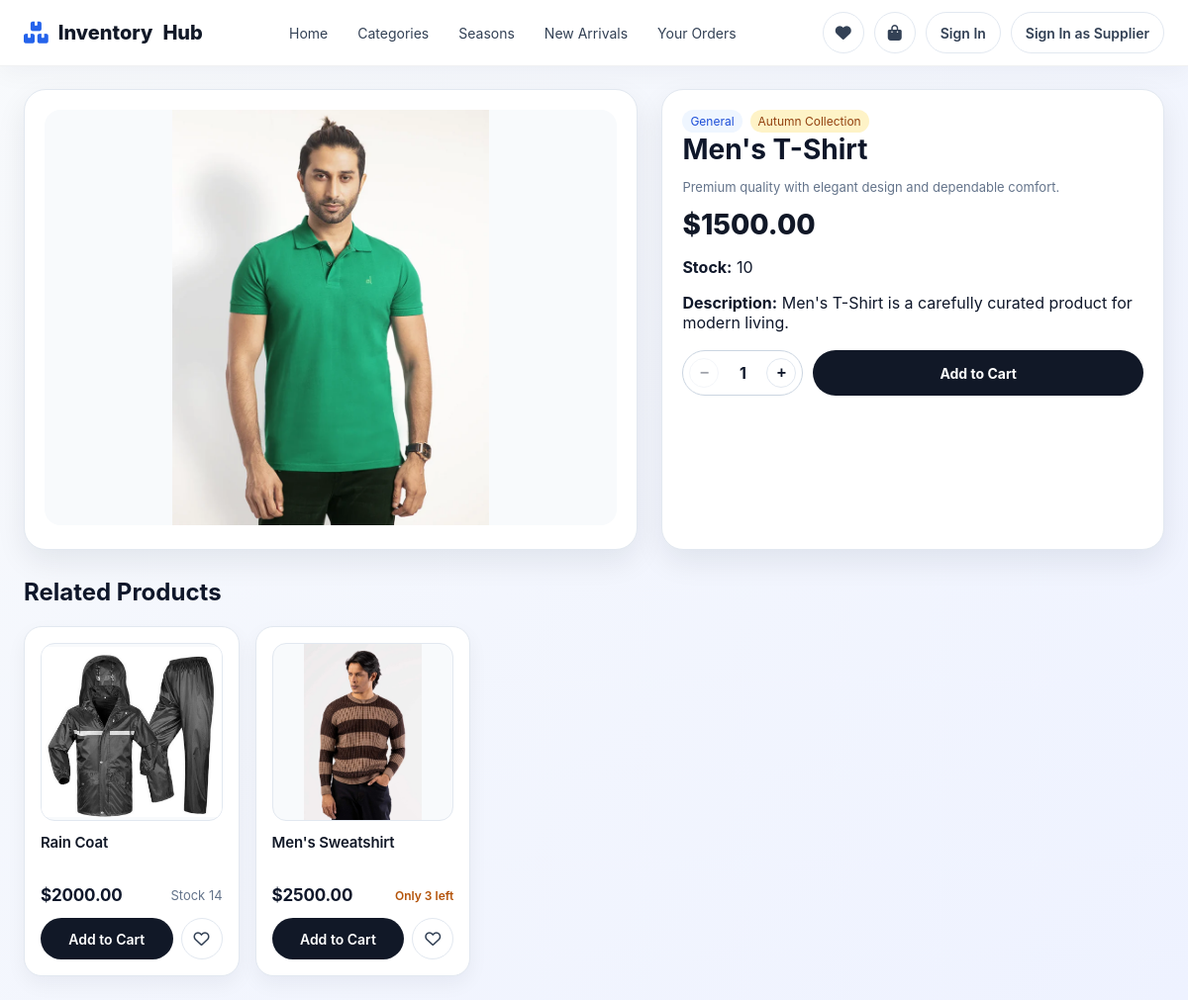
The app's page /accounts/buyer/product/2/, older data.
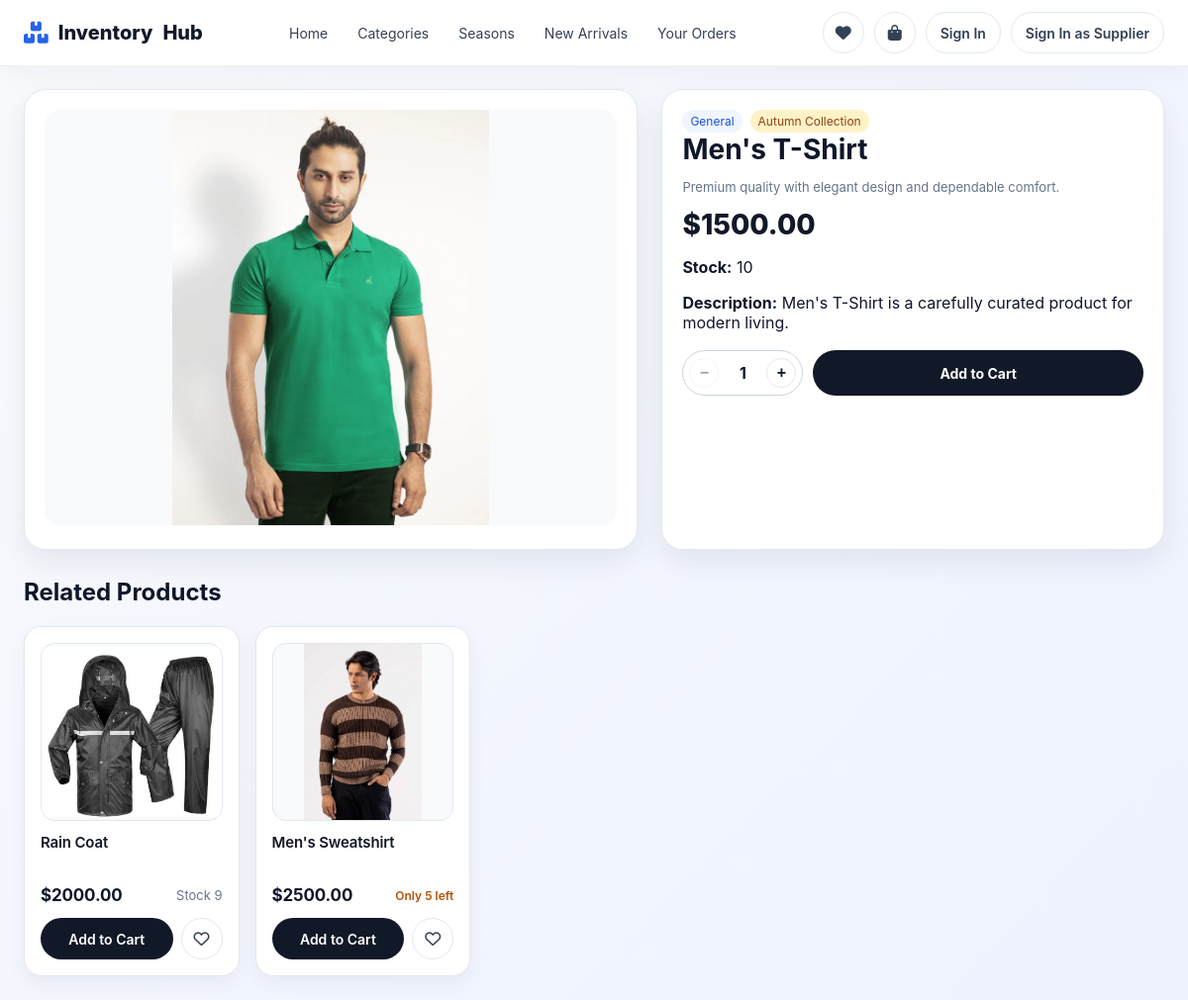
The same page, newer data.
### accounts/models.py (models this page shows, shortened)
class Product(models.Model):
    name = models.CharField(max_length=255)
    category = models.ForeignKey(Category, on_delete=models.SET_NULL,null=True, blank=True)
    season = models.ForeignKey(Season, on_delete=models.SET_NULL, null=True, blank=True)
    price = models.DecimalField(max_digits=10, decimal_places=2,validators=[MinValueValidator(0.01)])
    quantity = models.PositiveIntegerField()
    picture = models.ImageField(upload_to=UniqueFileName('product_images/'), null=True, blank=True)
    created_at = models.DateTimeField(auto_now_add=True)

### accounts/views.py (the view)
# urls.py: path('<str:user_type>/product/<int:product_id>/', views.buyer_product_detail, name='buyer_product_detail'),
def buyer_product_detail(request, user_type, product_id):
    product = get_object_or_404(Product, id=product_id)
    related_products = Product.objects.select_related('category', 'season').filter(category=product.category).exclude(id=product.id)[:4]
    seasonal_products = Product.objects.select_related('category', 'season').filter(season=product.season).exclude(id=product.id).exclude(id__in=[p.id for p in related_products])[:4]
    return render(request, 'accounts/buyer_product_detail.html', {
        'product': product,
        'related_products': related_products,
        'seasonal_products': seasonal_products,
        'wishlist_ids': request.session.get('wishlist', []),
        'cart_product_ids': list(request.session.get('cart', {}).keys()),
    })

### accounts/context_processors.py (called while the page is built)
def auth_status(request):
    current_buyer = None
    current_supplier = None
    buyer_id = request.session.get('buyer_id')
    supplier_id = request.session.get('supplier_id')
    if buyer_id:
        current_buyer = Buyer.objects.filter(id=buyer_id).first()
    if supplier_id:
        current_supplier = Supplier.objects.filter(id=supplier_id).first()
    return {
        'current_buyer': current_buyer,
        'current_supplier': current_supplier,
    }

def storefront_nav(request):
    cart = request.session.get('cart', {})
    wishlist = request.session.get('wishlist', [])
    _, cart_count = _cart_summary(cart) if isinstance(cart, dict) else (None, 0)
    return {
        'nav_categories': Category.objects.all().order_by('name'),
        'nav_seasons': Season.objects.all().order_by('name'),
        'nav_cart_count': cart_count,
        'nav_wishlist_count': len(wishlist),
    }

### accounts/views.py (called while the page is built, shortened)
def _cart_summary(cart):
    product_ids = [int(pid) for pid in cart.keys() if str(pid).isdigit()]
    products = {p.id: p for p in Product.objects.filter(id__in=product_ids)}
    total = Decimal('0.00')
    count = 0
    return total, count

### accounts/templates/accounts/buyer_product_detail.html (shortened to what this page needs)
{% extends 'accounts/buyer_base.html' %}
{% block content %}
<div class="detail-shell">
    <div class="media-card">
        {% if product.picture and product.picture.name %}
        <img src="{{ product.picture.url }}" alt="{{ product.name }}">
        {% else %}
        <img src="/media/product_images/default-image.jpg" alt="{{ product.name }}">
        {% endif %}
    </div>
    <div class="info-card">
        <div class="meta-row">
            <span class="pill">{{ product.category.name|default:'General' }}</span>
            <span class="pill soft">{{ product.season.name|default:'All Season' }}</span>
        </div>
        <h1>{{ product.name }}</h1>
        <p class="muted">Premium quality with elegant design and dependable comfort.</p>
        <div class="price">${{ product.price }}</div>
        <p><strong>Stock:</strong> {{ product.quantity }}</p>
        <p><strong>Description:</strong> {{ product.name }} is a carefully curated product for modern living.</p>
        {% if product.quantity > 0 %}
        <div class="purchase-row">
            <div class="qty-box">
                <button type="button" class="qty-btn" id="qtyMinus" aria-label="Decrease quantity">&minus;</button>
                <span class="qty-value" id="qtyValue">1</span>
                <button type="button" class="qty-btn" id="qtyPlus" aria-label="Increase quantity">&plus;</button>
            </div>
            <button type="button" class="btn btn-primary" id="addToCartBtn"
                    data-add-to-cart-url="{% url 'add_to_cart' product.id %}" data-max="{{ product.quantity }}">
                Add to Cart
            </button>
        </div>
        {% else %}
        <p style="color: #dc2626; font-weight: 700;">Out of Stock</p>
        {% endif %}
    </div>
</div>
{% if related_products or seasonal_products %}
<div style="margin-top: 28px;">
    <div class="section-title" style="margin-bottom: 10px;">
        <h2>Related Products</h2>
    </div>
    <div class="product-grid">
        {% for related in related_products %}
        {% include 'accounts/partials/product_card.html' with product=related %}
        {% endfor %}
    </div>
</div>
{% endif %}
{% endblock %}

### accounts/templates/accounts/partials/product_card.html
<div class="product-card">
    <a class="product-link" href="{% url 'buyer_product_detail' 'buyer' product.id %}">
        <div class="product-image-wrap">
            {% if product.picture and product.picture.name %}
            <img src="{{ product.picture.url }}" alt="{{ product.name }}">
            {% else %}
            <img src="/media/product_images/default-image.jpg" alt="{{ product.name }}">
            {% endif %}
        </div>
        <h3>{{ product.name }}</h3>
        <div class="price-row">
            <span class="price">${{ product.price }}</span>
            {% if product.quantity <= 5 %}
            <span class="stock-low">Only {{ product.quantity }} left</span>
            {% else %}
            <span class="muted">Stock {{ product.quantity }}</span>
            {% endif %}
        </div>
    </a>
    <div class="product-card-actions">
        {% if product.id|stringformat:"s" in cart_product_ids %}
        <button type="button" class="btn-cart" disabled>Added to Cart</button>
        {% else %}
        <button type="button" class="btn-cart" data-add-to-cart="{% url 'add_to_cart' product.id %}">Add to Cart</button>
        {% endif %}
        {% if product.id|stringformat:"s" in wishlist_ids %}
        <button type="button" class="btn-wishlist active" data-toggle-wishlist="{% url 'toggle_wishlist' product.id %}"><i class="fas fa-heart"></i></button>
        {% else %}
        <button type="button" class="btn-wishlist" data-toggle-wishlist="{% url 'toggle_wishlist' product.id %}"><i class="far fa-heart"></i></button>
        {% endif %}
    </div>
</div>

Row changes from the older to the newer data that the page shows:
changed Product "Rain Coat": quantity "14" → "9"
changed Product "Men's Sweatshirt": quantity "3" → "5"
